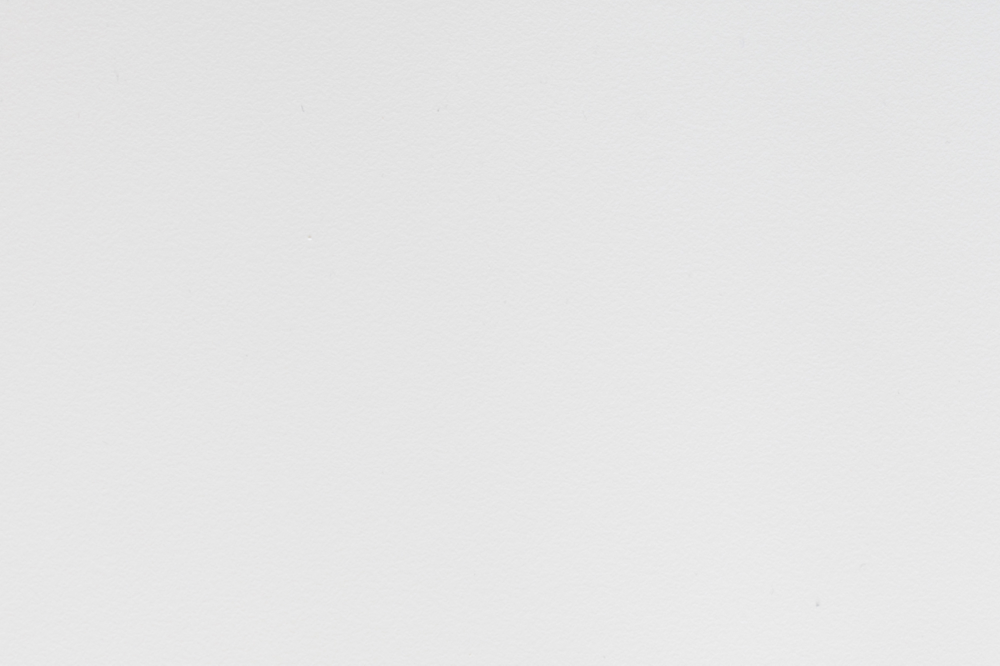
#> input picture data/backgrounds/L1000862.jpg, 4000 x 2662 px (shown at 1/4 size); its folder holds only this picture in this run
$ jupyter execute --allow-errors generate_data.ipynb
#> lines starting #> are read from the running program, lines starting #| are printed output that depends on the picture
# Synthetic UNO Scene Generator

Inspired by [geaxgx/playing-card-detection](https://github.com/geaxgx/playing-card-detection).

Pipeline:
1. Load each card image + its two corner hulls from `annotations.csv` (HL = upper-left symbol, LR = lower-right symbol).
2. Random rotation + perspective warp on each card. Track where the hulls land.
3. Compose scenes on a random background:
   - **no-overlap**: 1–6 cards, rejected if their warped quads intersect.
   - **occlusion**: 2–3 cards stacked geaxgx-style. A card is kept only if at least one of its two corner hulls remains fully uncovered by the cards placed after it.
4. For each visible hull, write a YOLO bbox (the axis-aligned box around the warped hull).

[cell 1]
from __future__ import annotations
import os, glob, random, math, json
from pathlib import Path
import numpy as np
import pandas as pd
import cv2
from shapely.geometry import Polygon
from shapely.affinity import affine_transform
import matplotlib.pyplot as plt
from tqdm.auto import tqdm

ROOT = Path('.').resolve()
DATA_DIR = ROOT / 'data'
CARDS_DIR = DATA_DIR / 'card_images'
BG_DIR = DATA_DIR / 'jetons_et_backgrounds' / 'backgrounds'
OUT_DIR = ROOT / 'synthetic'
OUT_IMG = OUT_DIR / 'images'
OUT_LBL = OUT_DIR / 'labels'
for d in (OUT_IMG, OUT_LBL):
    d.mkdir(parents=True, exist_ok=True)

# Output scene canvas size — 3:2 aspect to match the real train images (4000x2662).
SCENE_W, SCENE_H = 1080, 720
# Card resize: pick a target longest-side so cards look natural on the canvas
CARD_LONG_SIDE = 220

SEED = 42
random.seed(SEED); np.random.seed(SEED)

print('Cards:', len(list(CARDS_DIR.glob('*.jpg'))))
print('Backgrounds:', len(list(BG_DIR.glob('*'))))

#> (a cell that did not finish here is left out)

[cell 3]
# --- Card transform: scale, rotate, perspective ---------------------------

# [88 lines left out: functions transform_points, warp_card, paste_bgra, not called in this run]

[cell 4]
# --- Background loader & scene composers ----------------------------------

BG_FILES = sorted([p for p in BG_DIR.glob('*') if p.suffix.lower() in ('.jpg', '.jpeg', '.png')])

def random_background() -> np.ndarray:
    """Random crop of a random background image, resized to (SCENE_H, SCENE_W)."""
    if not BG_FILES:
        return np.random.randint(0, 255, (SCENE_H, SCENE_W, 3), dtype=np.uint8)
    bg = cv2.imread(str(random.choice(BG_FILES)))
#> bg is the input picture: shape (2662, 4000, 3); mean B, G, R 229.9, 229.8, 229.8
    h, w = bg.shape[:2]
#> h = 2662; w = 4000
    # Random crop covering the aspect, then resize to canvas
    target_ar = SCENE_W / SCENE_H
    src_ar = w / h
#> src_ar = 1.5
    if src_ar > target_ar:
        new_w = int(h * target_ar)
#> new_w = 3993
        x0 = random.randint(0, w - new_w)
#> x0 = 4
        bg = bg[:, x0:x0 + new_w]
#> bg: shape (2662, 3993, 3)
    else:
        new_h = int(w / target_ar)
        y0 = random.randint(0, h - new_h)
        bg = bg[y0:y0 + new_h, :]
    return cv2.resize(bg, (SCENE_W, SCENE_H))
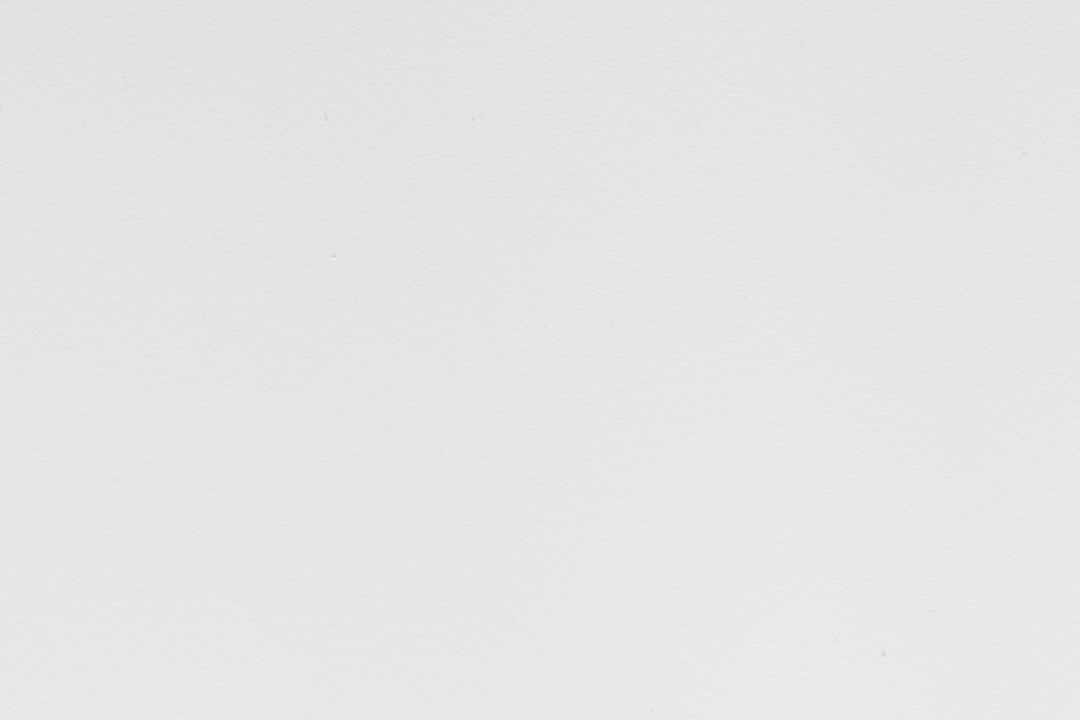
#> returned value: shape (720, 1080, 3); mean of channels 0, 1, 2 229.8, 229.8, 229.7; drawn as B, G, R


def quad_to_poly(quad: np.ndarray) -> Polygon:
    return Polygon(quad).buffer(0)


# [41 lines left out: functions filter_visible_hulls, place_card_on_scene, not called in this run]


def compose_no_overlap(n_cards: int, max_tries: int = 30):
    """Place n cards on a random background, rejecting any whose quad intersects existing ones."""
    scene = random_background()
    placed = []
    placed_polys = []
    chosen = random.sample(CARDS, k=min(n_cards, len(CARDS)))
    for card in chosen:
        for _ in range(max_tries):
            sprite, hulls, quad = warp_card(card, scale=random.uniform(0.7, 1.1))
            sh, sw = sprite.shape[:2]
            if sw >= SCENE_W or sh >= SCENE_H:
                continue
            x = random.randint(0, SCENE_W - sw)
            y = random.randint(0, SCENE_H - sh)
            hulls_s = [(lbl, pts + np.array([x, y], dtype=np.float32)) for lbl, pts in hulls]
            quad_s = quad + np.array([x, y], dtype=np.float32)
            poly = quad_to_poly(quad_s)
            if not poly.is_valid or poly.area < 100:
                continue
            if any(poly.intersects(p) for p in placed_polys):
                continue
            bgra = np.dstack([scene, np.full(scene.shape[:2], 255, dtype=np.uint8)])
            paste_bgra(bgra, sprite, x, y)
            scene = bgra[..., :3].copy()
            placed.append({'card': card, 'hulls': hulls_s, 'quad': quad_s})
            placed_polys.append(poly)
            break
    return scene, placed


# [44 lines left out: function compose_occlusion, not called in this run]
